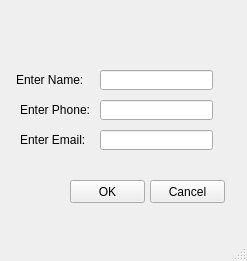
<?xml version="1.0" encoding="UTF-8"?>
<ui version="4.0">
 <class>MainWindow</class>
 <widget class="QMainWindow" name="MainWindow">
  <property name="geometry">
   <rect>
    <x>0</x>
    <y>0</y>
    <width>247</width>
    <height>261</height>
   </rect>
  </property>
  <property name="windowTitle">
   <string>MainWindow</string>
  </property>
  <widget class="QWidget" name="centralwidget">
   <widget class="QLineEdit" name="enterName">
    <property name="geometry">
     <rect>
      <x>100</x>
      <y>70</y>
      <width>113</width>
      <height>20</height>
     </rect>
    </property>
    <property name="text">
     <string/>
    </property>
   </widget>
   <widget class="QLineEdit" name="enterEmail">
    <property name="geometry">
     <rect>
      <x>100</x>
      <y>130</y>
      <width>113</width>
      <height>20</height>
     </rect>
    </property>
    <property name="text">
     <string/>
    </property>
   </widget>
   <widget class="QLineEdit" name="enterPhone">
    <property name="geometry">
     <rect>
      <x>100</x>
      <y>100</y>
      <width>113</width>
      <height>20</height>
     </rect>
    </property>
    <property name="text">
     <string/>
    </property>
   </widget>
   <widget class="QPushButton" name="okButton">
    <property name="geometry">
     <rect>
      <x>70</x>
      <y>180</y>
      <width>75</width>
      <height>23</height>
     </rect>
    </property>
    <property name="text">
     <string>OK</string>
    </property>
   </widget>
   <widget class="QLabel" name="label">
    <property name="geometry">
     <rect>
      <x>16</x>
      <y>70</y>
      <width>71</width>
      <height>20</height>
     </rect>
    </property>
    <property name="text">
     <string>Enter Name:</string>
    </property>
   </widget>
   <widget class="QLabel" name="label_2">
    <property name="geometry">
     <rect>
      <x>20</x>
      <y>100</y>
      <width>71</width>
      <height>20</height>
     </rect>
    </property>
    <property name="text">
     <string>Enter Phone:</string>
    </property>
   </widget>
   <widget class="QLabel" name="label_3">
    <property name="geometry">
     <rect>
      <x>20</x>
      <y>130</y>
      <width>71</width>
      <height>20</height>
     </rect>
    </property>
    <property name="text">
     <string>Enter Email:</string>
    </property>
   </widget>
   <widget class="QPushButton" name="cancelButton">
    <property name="geometry">
     <rect>
      <x>150</x>
      <y>180</y>
      <width>75</width>
      <height>23</height>
     </rect>
    </property>
    <property name="text">
     <string>Cancel</string>
    </property>
   </widget>
  </widget>
  <widget class="QMenuBar" name="menubar">
   <property name="geometry">
    <rect>
     <x>0</x>
     <y>0</y>
     <width>247</width>
     <height>21</height>
    </rect>
   </property>
  </widget>
  <widget class="QStatusBar" name="statusbar"/>
 </widget>
 <resources/>
 <connections/>
</ui>
